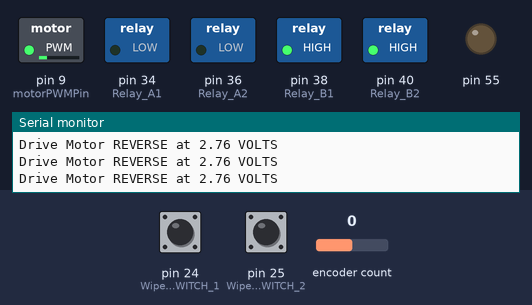
A sketch run on a simulated Arduino Mega 2560, built with avr-gcc and run on an emulated ATmega2560. On the bench: switched loads named in the sketch (green lamp = pin HIGH), output pins drawn as LEDs (lit = HIGH), the last lines printed to the serial monitor. The inputs (shaded band) are chosen by the test bench; at power-on: pin 24 (Wiper_LIMIT_SWITCH_1) LOW, pin 25 (Wiper_LIMIT_SWITCH_2) HIGH, encoder count 0.

Above: at 1.2 s.
1.3 s: pin 24 (Wiper_LIMIT_SWITCH_1) pulled HIGH for 0.15 s
At 1.39 s:
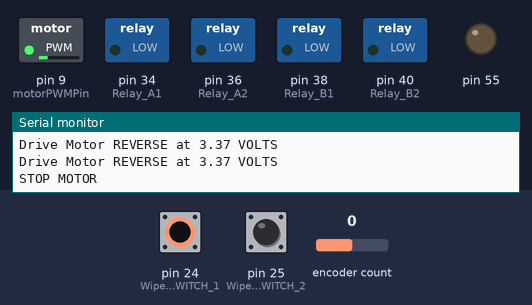
4.3 s: pin 25 (Wiper_LIMIT_SWITCH_2) pulled LOW for 0.15 s
At 7.0 s:
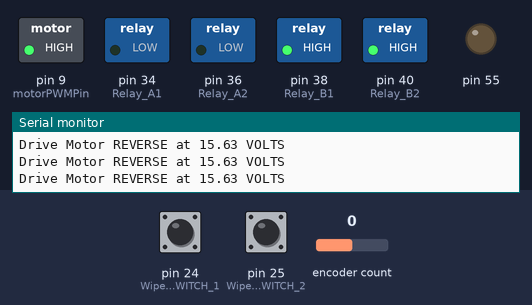
7.3 s: pin 24 (Wiper_LIMIT_SWITCH_1) pulled HIGH for 1 s
At 8.0 s:
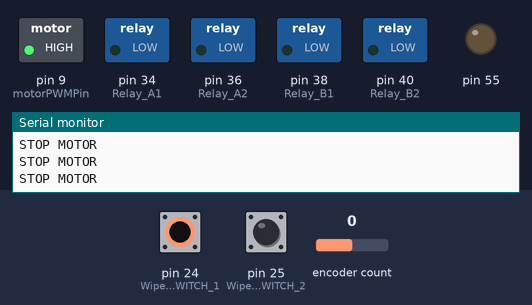
9.8 s: pin 25 (Wiper_LIMIT_SWITCH_2) pulled LOW for 1 s
At 11.5 s:
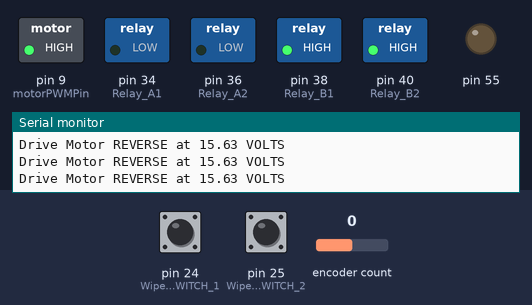
13.8 s: pin 25 (Wiper_LIMIT_SWITCH_2) pulled LOW for 3.2 s
At 14.1 s:
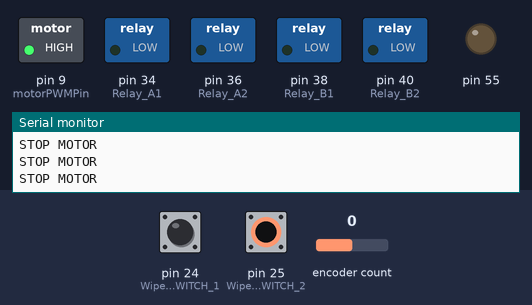
18.5 s: pin 24 (Wiper_LIMIT_SWITCH_1) driven HIGH and pin 25 (Wiper_LIMIT_SWITCH_2) driven LOW
At 18.9 s:
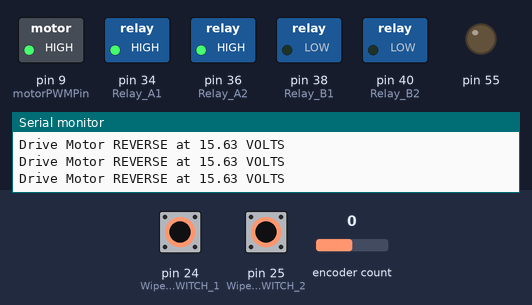
Timing chart, 0 to 21.0 s (numbered marks = the images above; inputs shaded):
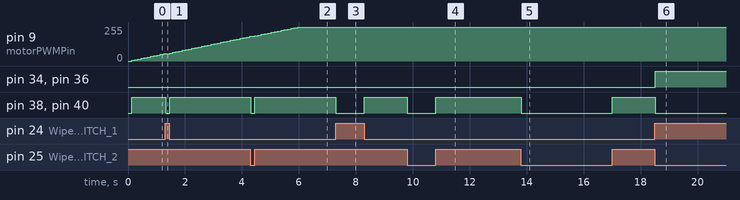

Measured:
- after the input at 1.3 s, pin 38 (Relay_B1), pin 40 (Relay_B2): HIGH → LOW at once, → HIGH 0.14 s later
- after the input at 4.3 s, pin 38 (Relay_B1), pin 40 (Relay_B2): HIGH → LOW at once, → HIGH 0.14 s later
- after the input at 7.3 s, pin 38 (Relay_B1), pin 40 (Relay_B2): HIGH → LOW at once, → HIGH 1.0 s later
- after the input at 9.8 s, pin 38 (Relay_B1), pin 40 (Relay_B2): HIGH → LOW at once, → HIGH 1.0 s later
- after the input at 13.8 s, pin 38 (Relay_B1), pin 40 (Relay_B2): HIGH → LOW at once, → HIGH 3.2 s later
- after the input at 18.5 s, pin 34 (Relay_A1), pin 36 (Relay_A2): LOW → HIGH at once; pin 38 (Relay_B1), pin 40 (Relay_B2): HIGH → LOW at once

The sketch:

Wiper_speed_control.ino
```cpp
//wiper_speed_control.ino
#include <Encoder.h> //will need to install this library on whatever computer we use//Pin Assignments


const int motorPWMPin 			= 9; // Connect the motor's PWM input pin to pin 9
const int encoderPinA 			= 2; // Connect the encoder's A output pin to pin 2
const int encoderPinB 			= 3; // Connect the encoder's B output pin to pin 3
const int Relay_A1    			= 34; //For encoder/motor and Connected to H bridge (controls motor direction)
const int Relay_A2    			= 36; //For encoder/motor and Connected to H bridge (controls motor direction)
const int Relay_B1    			= 38; //For encoder/motor and Connected to H bridge (controls motor direction)
const int Relay_B2    			= 40; //For encoder/motor and Connected to H bridge (controls motor direction)
const int Wiper_LIMIT_SWITCH_1 	= 24; // Connected to limit switch *MAY NEED TO SWITCH*
const int Wiper_LIMIT_SWITCH_2 	= 25; // Connected to limit switch *MAY NEED TO SWITCH*


//variables
int Take_data_interval = 500;
String Data_output_string;
float motor_voltage = 0;

const float SUPPLY_VOLTAGE = 15.63;

//Motor and Encoder Setup
//Target encoder pulses per second
const long targetPulseRate = 1000; //SETS SPEED OF WIPER!
//Proportional gain constant
const float Kp = 0.005; //control ossilation
//Encoder setup
Encoder myEncoder(encoderPinA, encoderPinB);
//Variables for controlling the motor and encoder
long prevEncoderCount = 0;
long currentEncoderCount = 0;
long encoderPulseRate = 0;
float motorSpeed = 0;
int total_wipes = 0; //total number of wipes performed by system
//Time variables for motor/encoder
unsigned long prevTime = 0;
unsigned long currentTime = 0;
unsigned long timeInterval = 100; // Time interval for pulse rate calculation (ms)
long wipe_interval = 300000;  //How long we want to wait between wipes (in milliseconds) (5 minutes right now)
bool Time_to_wipe = false; //Boolean that determines when the code should control motor speed on initial wipe
bool Time_to_reverse = false; //Boolean that determines when the code should control motor speed on the wipe back

void setup(){
Serial.begin(9600);
pinMode(motorPWMPin, OUTPUT); // This is for motor
pinMode(Relay_A1,  OUTPUT); //H Bridge connections to control direction
pinMode(Relay_A2,  OUTPUT);
pinMode(Relay_B1,  OUTPUT);
pinMode(Relay_B2,  OUTPUT);
pinMode(Wiper_LIMIT_SWITCH_1,    INPUT);  //Limit Switch 1
pinMode(Wiper_LIMIT_SWITCH_2,    INPUT);  //Limit Switch 2
Serial.println();
Serial.println("Begining test of Motor speed Control");
}

void loop(){

currentTime = millis();

if(digitalRead(Wiper_LIMIT_SWITCH_1) == HIGH 	&&	 digitalRead(Wiper_LIMIT_SWITCH_2) != HIGH)
{

	//while(digitalRead(Wiper_LIMIT_SWITCH_1) == HIGH && digitalRead(Wiper_LIMIT_SWITCH_2) != HIGH){
		if (currentTime - prevTime >= timeInterval) { //NEED TO CHANGE THIS BIT OF CODE SO THAT IT IS IN REVERSE DIRECTION
	      currentEncoderCount = myEncoder.read();
	      encoderPulseRate = abs(currentEncoderCount - prevEncoderCount) * (1000 / timeInterval);
	      prevEncoderCount = currentEncoderCount;
	      prevTime = currentTime;

	      // Calculate the error and adjust motor speed
	      long error = targetPulseRate - encoderPulseRate;
	      motorSpeed += Kp * error;
	      motorSpeed = constrain(motorSpeed, 0, 255);

      // Set motor speed and direction - PLEASE CHECK IF THIS LOOKS RIGHT
	   	digitalWrite(Relay_A1, HIGH);  // rotate backwards
	   	digitalWrite(Relay_A2, HIGH); // rotate backwards
	   	digitalWrite(Relay_B1, LOW);  // rotate backwards
	   	digitalWrite(Relay_B2, LOW); // rotate backwards
	  	analogWrite(motorPWMPin, motorSpeed);
 		} //close if
 		motor_voltage = motorSpeed / 255 * SUPPLY_VOLTAGE;
 		Serial.println("Drive Motor REVERSE at " + String(motor_voltage) + " VOLTS ");
 	//}//close While
} //close if


else if(digitalRead(Wiper_LIMIT_SWITCH_2) == HIGH 	&&	 digitalRead(Wiper_LIMIT_SWITCH_1) != HIGH)
{
	//while(digitalRead(Wiper_LIMIT_SWITCH_2) == HIGH && digitalRead(Wiper_LIMIT_SWITCH_1) != HIGH){
		if (currentTime - prevTime >= timeInterval) { //NEED TO CHANGE THIS BIT OF CODE SO THAT IT IS IN REVERSE DIRECTION
	      currentEncoderCount = myEncoder.read();
	      encoderPulseRate = abs(currentEncoderCount - prevEncoderCount) * (1000 / timeInterval);
	      prevEncoderCount = currentEncoderCount;
	      prevTime = currentTime;

	      // Calculate the error and adjust motor speed
	      long error = targetPulseRate - encoderPulseRate;
	      motorSpeed += Kp * error;
	      motorSpeed = constrain(motorSpeed, 0, 255);

      // Set motor speed and direction - PLEASE CHECK IF THIS LOOKS RIGHT
	   	digitalWrite(Relay_A1, LOW);  // rotate backwards
	   	digitalWrite(Relay_A2, LOW); // rotate backwards
	   	digitalWrite(Relay_B1, HIGH);  // rotate backwards
	   	digitalWrite(Relay_B2, HIGH); // rotate backwards
	  	analogWrite(motorPWMPin, motorSpeed);
 		} //close if
 		motor_voltage = motorSpeed / 255 * SUPPLY_VOLTAGE;
 		Serial.println("Drive Motor REVERSE at " + String(motor_voltage) + " VOLTS ");
 	//}//close While
} //close elseif
 else{
  digitalWrite(Relay_A1, LOW);// STOP
  digitalWrite(Relay_A1, LOW);// STOP
  digitalWrite(Relay_B1, LOW);// STOP
  digitalWrite(Relay_B2, LOW);// STOP
  analogWrite(motorSpeed, 0);
  Serial.println("STOP MOTOR");
}


}
```
